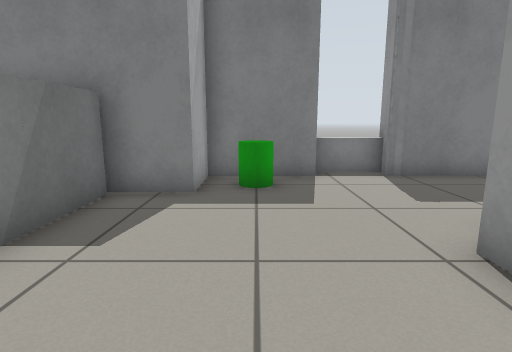
view 1 (above)

17 first-person views from a walk through a robot-simulator world made for Gazebo. The camera is 0.72 m above the floor, tilts 10° down and sees 80° across. The floor is counted in squares, 0.5 m on a side. Each view is taken from the middle of a square. On the plan, view 1 faces up. The plan holds only what a view shows up to about 14 squares ahead; the rest is blank. The place goes on beyond the plan.

view 2
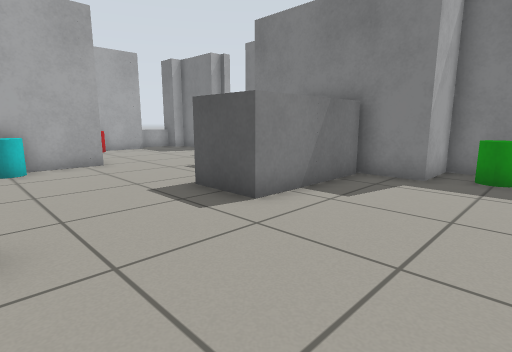

view 3
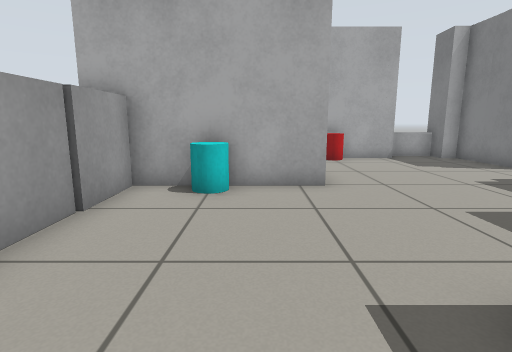

view 4
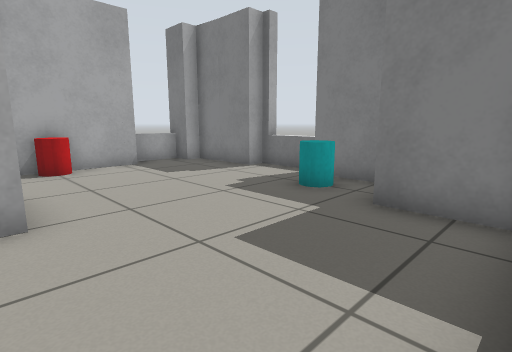

view 5
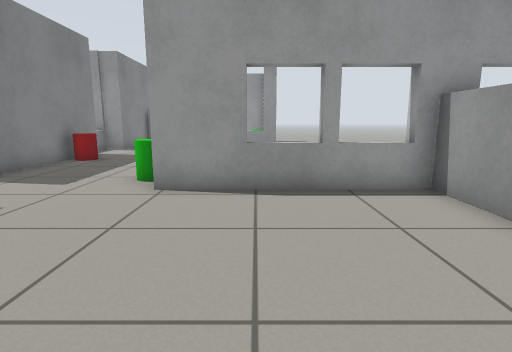

view 6
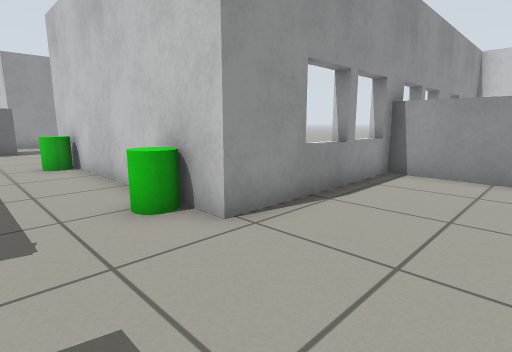

view 7
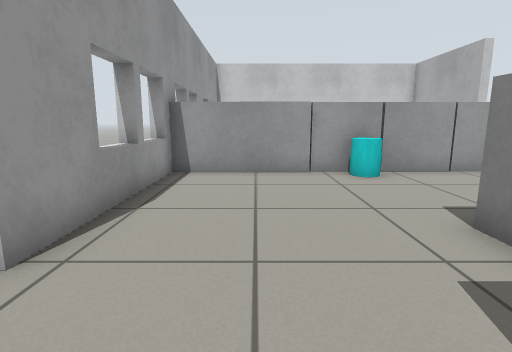

view 8
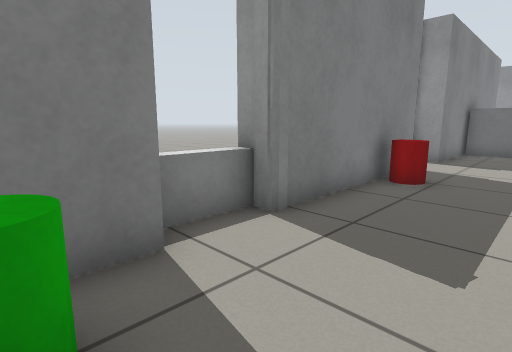

view 9
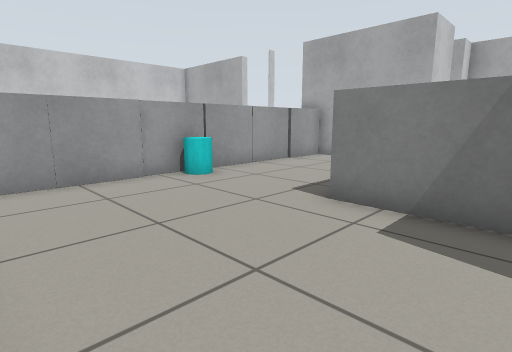

view 10
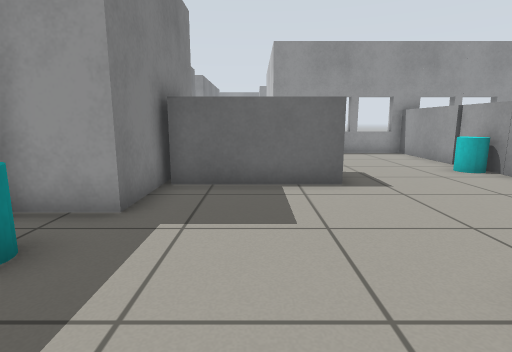

view 11
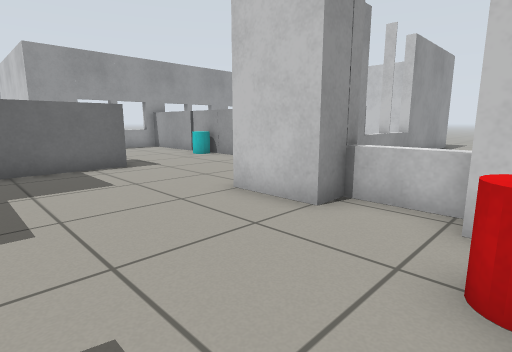

view 12
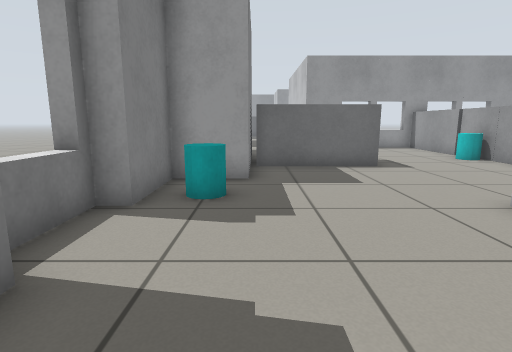

view 13
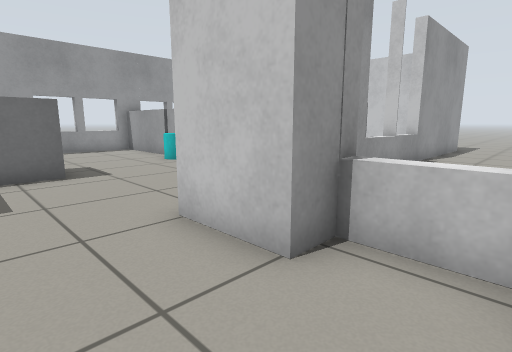

view 14
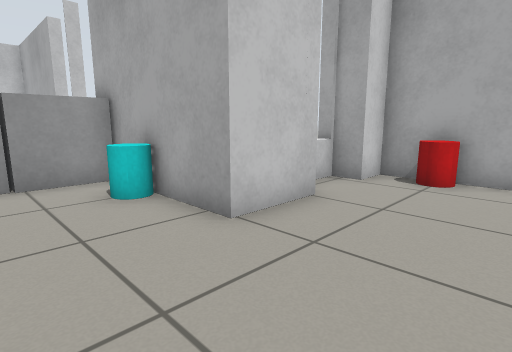

view 15
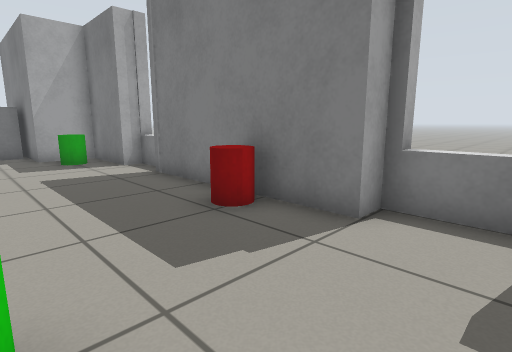

view 16
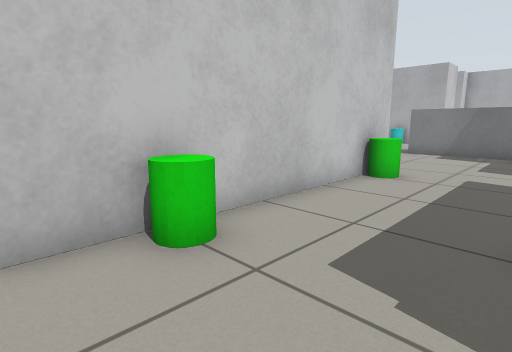

view 17
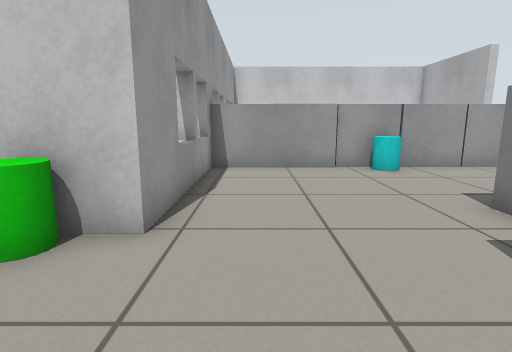

### Floor plan
Points are (right, up) in squares from view 1. A wall is a line through its corners. A room is listed if a view was taken in it or the views show most of it. See-through windows are left out.
Room 1 (views 1, 2, 3, 4, 5, 6, 7, 8, 9, 10, 11, 12, 13, 14, 15, 16, 17)
walls: (1.6, 9.2) (1.6, 8.1) (-1.3, 8.1) (-1.3, 6.2) (-7.2, 6.2) (-7.2, 8.1) (-9.9, 8.1) (-9.9, 8.8) (-12.5, 8.8) (-12.5, 8.1) (-15.4, 8.1); (-12.1, 1.6) (-9.9, 1.6) (-9.9, -3.9); (3.7, 8.3) (3.7, 9.1); (4, 8.1) (3.5, 8.3); (2.5, -5.5) (2.5, 3.2) (11.9, 3.2); (3.7, 8.8) (1.5, 8.8); (-14.3, 0.7) (-12, 0.7); (7.6, 8.1) (3.5, 8.1); (-15.4, 5.6) (-15.4, 1.6) (-14.2, 1.6); (12.4, 8) (12.4, 9) (10, 9) (10, 8.1) (8.4, 8.1)
low walls: (-16.1, 7.5) (-16.1, 5.8)
objects: red cylinder (-15, 3); grey box (-9, -4) to (-8, -3); cyan cylinder (-9, -1); cyan cylinder (-9, 7); grey box (-7, -5) to (-7, -3); grey box (-6, -3) to (-5, -3); grey box (-5, 2) to (-3, 3); grey box (-5, 4) to (-3, 6); grey box (-4, -3); cyan cylinder (-3, -3) to (-3, -2); grey box (-2, -3) to (-1, -3); grey box (0, -5) to (2, -3); green cylinder (0, 7); green cylinder (3, 4) to (4, 4); red cylinder (8, 7) to (8, 8); green cylinder (10, 4)

Where each view was taken, in squares from view 1:
view 1: 0 up, 0 right, facing up
view 2: 2 down, 1 right, facing up-left
view 3: 0 up, 3 left, facing left
view 4: 1 up, 5 left, facing up-left
view 5: 1 up, 4 left, facing right
view 6: 6 up, 1 left, facing down-right
view 7: 6 up, 0 right, facing down
view 8: 5 up, 0 right, facing up-right
view 9: 5 up, 2 right, facing down-left
view 10: 4 up, 12 left, facing right
view 11: 6 up, 15 left, facing down-right
view 12: 6 up, 15 left, facing right
view 13: 4 up, 14 left, facing down-right
view 14: 5 up, 7 left, facing down-left
view 15: 4 up, 12 right, facing up-left
view 16: 7 up, 12 right, facing down-left
view 17: 7 up, 1 right, facing down
